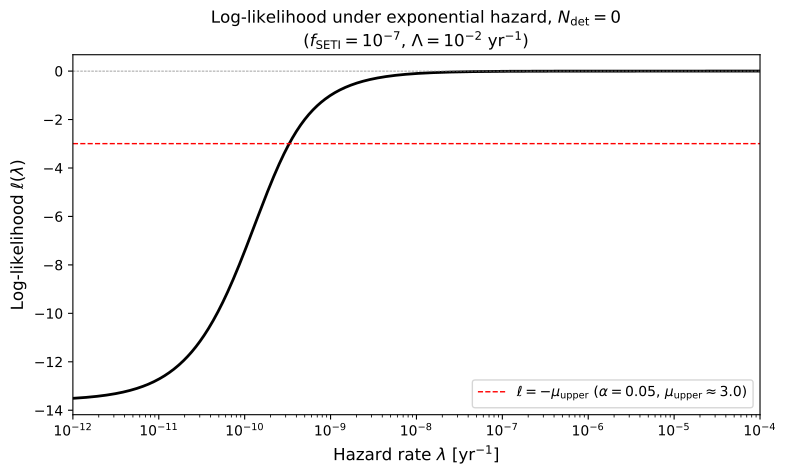

Reproduce this figure in Python.
#!/usr/bin/env python3
# Auto-extracted from papers/fermi_survival_2025/paper.md
# Generated by SHELL paper pipeline
import os
os.makedirs('figures', exist_ok=True)

# Figure 1: Log-likelihood ℓ(λ) = −μ(λ) under exponential hazard model
import matplotlib.pyplot as plt
import numpy as np

f_SETI = 1e-7
Lambda = 1e-2  # emergence rate, civilizations per year
T_gal = 13.6e9  # years

lambda_vals = np.logspace(-12, -4, 1000)
mu_vals = f_SETI * Lambda * (1 - np.exp(-lambda_vals * T_gal)) / lambda_vals
ell_vals = -mu_vals

fig, ax = plt.subplots(1, 1, figsize=(8, 5))
ax.semilogx(lambda_vals, ell_vals, 'k-', linewidth=2)
ax.axhline(y=0, color='gray', linestyle='--', linewidth=0.5)
ax.axhline(y=-(-np.log(0.05)), color='red', linestyle='--', linewidth=1,
           label=r'$\ell = -\mu_{\rm upper}$ ($\alpha = 0.05$, $\mu_{\rm upper} \approx 3.0$)')
ax.set_xlabel(r'Hazard rate $\lambda$ [yr$^{-1}$]', fontsize=12)
ax.set_ylabel(r'Log-likelihood $\ell(\lambda)$', fontsize=12)
ax.set_title(r'Log-likelihood under exponential hazard, $N_{\rm det} = 0$'
             '\n' r'($f_{\rm SETI} = 10^{-7}$, $\Lambda = 10^{-2}$ yr$^{-1}$)',
             fontsize=12)
ax.legend(fontsize=10, loc='lower right')
ax.set_xlim(lambda_vals[0], lambda_vals[-1])
plt.tight_layout()
plt.savefig('figures/figure_1.pdf', dpi=300, bbox_inches='tight')
